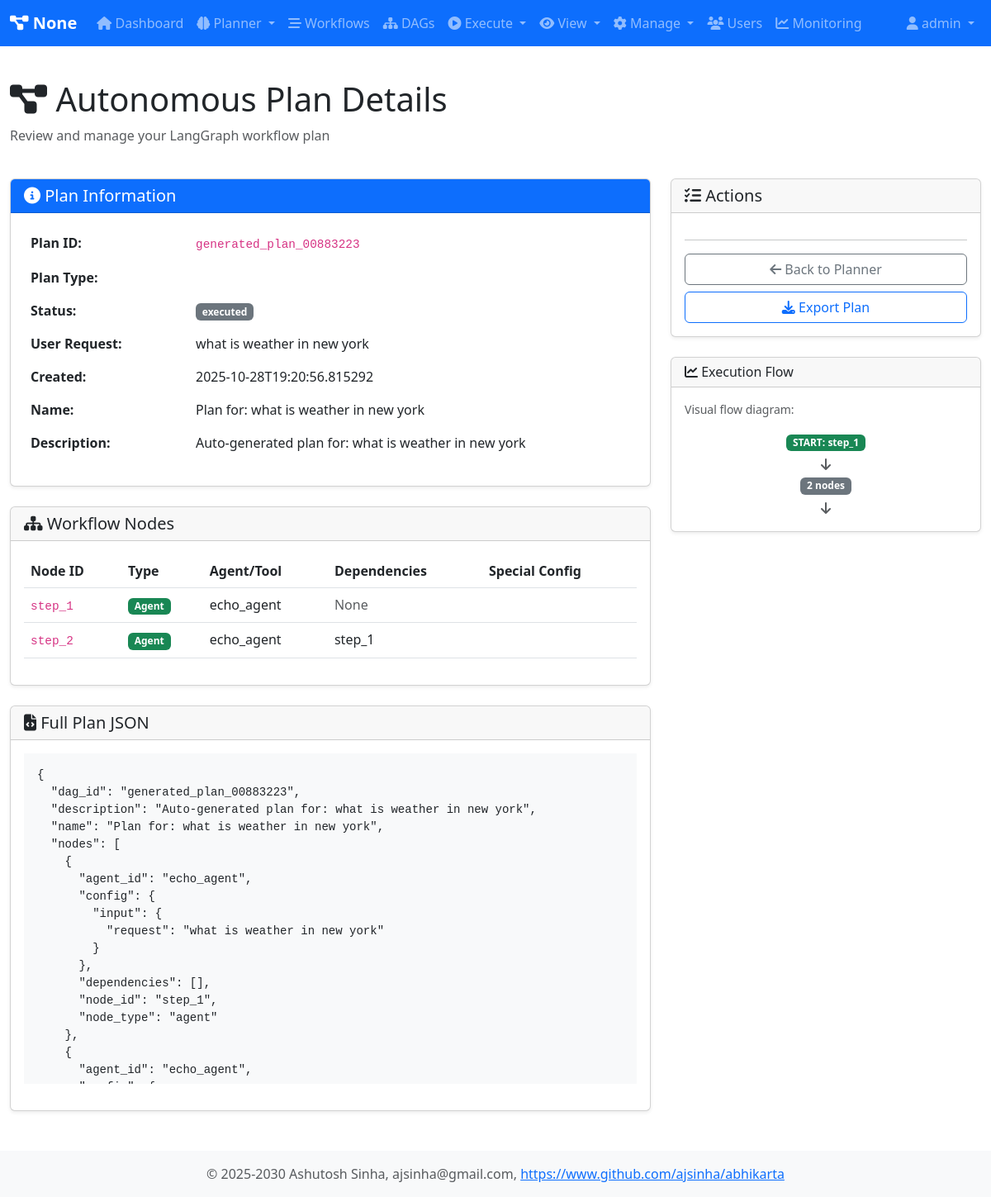
Screenshot of /lgraph/plan/generated_plan_00883223 (signed in) with the database file from the repository.
### tables this page shows
CREATE TABLE plans (
            plan_id TEXT PRIMARY KEY,
            user_id TEXT NOT NULL,
            request TEXT,
            plan_json TEXT,
            status TEXT DEFAULT 'pending_approval',
            created_at TEXT DEFAULT CURRENT_TIMESTAMP,
            approved_at TEXT,
            rejected_at TEXT,
            rejection_reason TEXT
        );

### routes/lgraph_planner_routes.py (the view)
        @self.app.route('/lgraph/plan/<plan_id>')
        @self.login_required
        def lgraph_plan_detail(plan_id):
            from workflows.lgraph.lgraph_planner import LangGraphPlanner as LGraphPlanner
            user = self.user_registry.get_user(session['user_id'])
            user_id = session.get('user_id', 'demo_user')
            try:
                planner = LGraphPlanner()
                plan = planner.get_plan(plan_id)
                if not plan:
                    flash('Plan not found', 'danger')
                    return redirect(url_for('lgraph_planner_page'))
                if plan.get('user_id') != user_id:
                    flash('Unauthorized access to plan', 'danger')
                    return redirect(url_for('lgraph_planner_page'))
            except Exception as e:
                flash(f'Error loading plan: {str(e)}', 'danger')
                return redirect(url_for('lgraph_planner_page'))
            return render_template('lgraph_plan_detail.html', user=user, plan=plan)

### core/user_registry.py (called while the page is built)
    def is_admin(self) -> bool:
        return self.role == 'admin'

    def get_user(self, user_id: str) -> Optional[User]:
        return self._users.get(user_id)

### db/database.py (called while the page is built)
def get_db() -> Database:
    global _db_instance
    if _db_instance is None:
        _db_instance = Database(db_type='sqlite', db_path='/home/ashutosh/PycharmProjects/abhikarta/data/abhikarta.db')
        _db_instance.initialize_schema()
    return _db_instance

    @contextmanager
    def get_connection(self):
        conn = None
        try:
            if self.db_type == 'sqlite':
                conn = sqlite3.connect(self.db_path)
                conn.row_factory = sqlite3.Row
            elif self.db_type == 'postgresql':
                import psycopg2
                import psycopg2.extras
                conn = psycopg2.connect(**self.pg_params)
                conn.cursor_factory = psycopg2.extras.RealDictCursor
            yield conn
            conn.commit()
        except Exception as e:
            if conn:
                conn.rollback()
            raise e
        finally:
            if conn:
                conn.close()

    def fetchone(self, query: str, params: Tuple = ()) -> Optional[Dict[str, Any]]:
        with self.get_connection() as conn:
            cursor = conn.cursor()
            cursor.execute(query, params)
            row = cursor.fetchone()
            return dict(row) if row else None

### llm/llm_facade.py (called while the page is built)
    def get_config(self) -> Dict[str, Any]:
        with self._lock:
            return self.config.copy()

    def get_provider_config(self, provider: str) -> Optional[Dict[str, Any]]:
        with self._lock:
            return self.config.get('providers', {}).get(provider)

    def get_model_config(self, provider: str, model: str) -> Optional[Dict[str, Any]]:
        provider_config = self.get_provider_config(provider)
        if provider_config:
            return provider_config.get('models', {}).get(model)
        return None

    def get_default_provider_model(self) -> tuple[str, str]:
        config = self.get_config()
        return (
            config.get('default_provider', 'mock'),
            config.get('default_model', 'mock-llm')
        )

### routes/auth_routes.py (called while the page is built)
    def login_required(self, f):
        @wraps(f)
        def decorated_function(*args, **kwargs):
            if 'user_id' not in session:
                return redirect(url_for('login'))
            return f(*args, **kwargs)
        return decorated_function

### web/templates/lgraph_plan_detail.html (shortened to what this page needs)
{% extends "base.html" %}
{% block content %}
<div class="row mb-4">
    <div class="col">
        <h1><i class="fas fa-project-diagram"></i> Autonomous Plan Details</h1>
        <p class="text-muted">Review and manage your LangGraph workflow plan</p>
    </div>
</div>
<div class="row">
    <div class="col-md-8">
        <div class="card">
            <div class="card-header bg-primary text-white">
                <h5 class="mb-0"><i class="fas fa-info-circle"></i> Plan Information</h5>
            </div>
            <div class="card-body">
                <table class="table table-borderless">
                    <tr>
                        <th style="width: 200px;">Plan ID:</th>
                        <td><code>{{ plan.plan_id }}</code></td>
                    </tr>
                    <tr>
                        <th>Plan Type:</th>
                        <td>
                        </td>
                    </tr>
                    <tr>
                        <th>Status:</th>
                        <td>
                            {% if plan.status == 'pending_approval' %}
                            <span class="badge bg-warning">Pending Approval</span>
                            {% elif plan.status == 'approved' %}
                            <span class="badge bg-success">Approved</span>
                            {% elif plan.status == 'rejected' %}
                            <span class="badge bg-danger">Rejected</span>
                            {% elif plan.status == 'executing' %}
                            <span class="badge bg-primary">Executing</span>
                            {% elif plan.status == 'completed' %}
                            <span class="badge bg-success">Completed</span>
                            {% else %}
                            <span class="badge bg-secondary">{{ plan.status }}</span>
                            {% endif %}
                        </td>
                    </tr>
                    <tr>
                        <th>User Request:</th>
                        <td>{{ plan.user_request }}</td>
                    </tr>
                    <tr>
                        <th>Created:</th>
                        <td>{{ plan.created_at }}</td>
                    </tr>
                    {% if plan.plan.name %}
                    <tr>
                        <th>Name:</th>
                        <td>{{ plan.plan.name }}</td>
                    </tr>
                    {% endif %}
                    {% if plan.plan.description %}
                    <tr>
                        <th>Description:</th>
                        <td>{{ plan.plan.description }}</td>
                    </tr>
                    {% endif %}
                </table>
            </div>
        </div>
        <div class="card mt-3">
            <div class="card-header">
                <h5 class="mb-0"><i class="fas fa-sitemap"></i> Workflow Nodes</h5>
            </div>
            <div class="card-body">
                <div class="table-responsive">
                    <table class="table table-hover">
                        <thead>
                            <tr>
                                <th>Node ID</th>
                                <th>Type</th>
                                <th>Agent/Tool</th>
                                <th>Dependencies</th>
                                <th>Special Config</th>
                            </tr>
                        </thead>
                        <tbody>
                            {% for node in plan.plan.nodes %}
                            <tr>
                                <td><code>{{ node.node_id }}</code></td>
                                <td>
                                    {% if node.node_type == 'supervisor' %}
                                    <span class="badge bg-primary">Supervisor</span>
                                    {% elif node.node_type == 'hitl' %}
                                    <span class="badge bg-warning">HITL</span>
                                    {% elif node.node_type == 'conditional' %}
                                    <span class="badge bg-info">Conditional</span>
                                    {% elif node.node_type == 'agent' %}
                                    <span class="badge bg-success">Agent</span>
                                    {% elif node.node_type == 'tool' %}
                                    <span class="badge bg-secondary">Tool</span>
                                    {% endif %}
                                </td>
                                <td>
                                    {{ node.agent_id or node.tool_name or '-' }}
                                </td>
                                <td>
                                    {% if node.dependencies %}
                                    {{ node.dependencies | join(', ') }}
                                    {% else %}
                                    <span class="text-muted">None</span>
                                    {% endif %}
                                </td>
                                <td>
                                </td>
                            </tr>
                            {% endfor %}
                        </tbody>
                    </table>
                </div>
            </div>
        </div>
        <div class="card mt-3">
            <div class="card-header">
                <h5 class="mb-0"><i class="fas fa-file-code"></i> Full Plan JSON</h5>
            </div>
            <div class="card-body">
                <pre class="bg-light p-3" style="max-height: 400px; overflow-y: auto;"><code>{{ plan.plan | tojson(indent=2) }}</code></pre>
            </div>
        </div>
    </div>
    <div class="col-md-4">
        <div class="card">
            <div class="card-header">
                <h5 class="mb-0"><i class="fas fa-tasks"></i> Actions</h5>
            </div>
            <div class="card-body">
                <hr>
                <div class="d-grid gap-2">
                    <a href="{{ url_for('lgraph_planner_page') }}" class="btn btn-outline-secondary">
                        <i class="fas fa-arrow-left"></i> Back to Planner
                    </a>
                    <button class="btn btn-outline-primary" onclick="exportPlan()">
                        <i class="fas fa-download"></i> Export Plan
                    </button>
                </div>
            </div>
        </div>
        <div class="card mt-3">
            <div class="card-header">
                <h6 class="mb-0"><i class="fas fa-chart-line"></i> Execution Flow</h6>
            </div>
            <div class="card-body">
                <p class="text-muted small">Visual flow diagram:</p>
                <div class="text-center">
                    {% for node_id in plan.plan.start_nodes %}
                    <div class="badge bg-success mb-1">START: {{ node_id }}</div><br>
                    {% endfor %}
                    <i class="fas fa-arrow-down text-muted"></i><br>
                    <div class="badge bg-secondary mb-1">{{ plan.plan.nodes | length }} nodes</div><br>
                    <i class="fas fa-arrow-down text-muted"></i><br>
                </div>
            </div>
        </div>
    </div>
</div>
{% endblock %}

### web/templates/base.html (shortened to what this page needs)
<!DOCTYPE html>
<html lang="en">
<head>
    <link href="https://cdn.jsdelivr.net/npm/bootstrap@5.3.0/dist/css/bootstrap.min.css" rel="stylesheet">
    <link rel="stylesheet" href="https://cdnjs.cloudflare.com/ajax/libs/font-awesome/6.4.0/css/all.min.css">
    <link href="{{ url_for('static', filename='css/style.css') }}" rel="stylesheet">
</head>
<body>
    {% if user %}
    <nav class="navbar navbar-expand-lg navbar-dark bg-primary">
        <div class="container-fluid">
            <a class="navbar-brand" href="{{ url_for('dashboard') }}">
                <i class="fas fa-project-diagram"></i> {{ system_name }}
            </a>
            <div class="collapse navbar-collapse" id="navbarNav">
                <ul class="navbar-nav me-auto">
                    <li class="nav-item">
                        <a class="nav-link" href="{{ url_for('dashboard') }}">
                            <i class="fas fa-home"></i> Dashboard
                        </a>
                    </li>
                    <li class="nav-item dropdown">
                        <a class="nav-link dropdown-toggle" href="#" id="plannerDropdown" role="button" data-bs-toggle="dropdown">
                            <i class="fas fa-brain"></i> Planner
                        </a>
                    </li>
                    <li class="nav-item">
                        <a class="nav-link" href="{{ url_for('workflows') }}">
                            <i class="fas fa-stream"></i> Workflows
                        </a>
                    </li>
                    <li class="nav-item">
                        <a class="nav-link" href="{{ url_for('dags') }}">
                            <i class="fas fa-sitemap"></i> DAGs
                        </a>
                    </li>
                    <li class="nav-item dropdown">
                        <a class="nav-link dropdown-toggle" href="#" id="executeDropdown" role="button" data-bs-toggle="dropdown">
                            <i class="fas fa-play-circle"></i> Execute
                        </a>
                    </li>
                    <li class="nav-item dropdown">
                        <a class="nav-link dropdown-toggle" href="#" id="viewDropdown" role="button" data-bs-toggle="dropdown">
                            <i class="fas fa-eye"></i> View
                        </a>
                    </li>
                    <li class="nav-item dropdown">
                        <a class="nav-link dropdown-toggle" href="#" id="manageDropdown" role="button" data-bs-toggle="dropdown">
                            <i class="fas fa-cog"></i> Manage
                        </a>
                    </li>
                    {% if user.is_admin() %}
                    <li class="nav-item">
                        <a class="nav-link" href="{{ url_for('users') }}">
                            <i class="fas fa-users"></i> Users
                        </a>
                    </li>
                    <li class="nav-item">
                        <a class="nav-link" href="{{ url_for('monitoring_dashboard') }}">
                            <i class="fas fa-chart-line"></i> Monitoring
                        </a>
                    </li>
                    {% endif %}
                </ul>
                <ul class="navbar-nav">
                    <li class="nav-item dropdown">
                        <a class="nav-link dropdown-toggle" href="#" id="userDropdown" role="button" data-bs-toggle="dropdown">
                            <i class="fas fa-user"></i> {{ user.username }}
                        </a>
                    </li>
                </ul>
            </div>
        </div>
    </nav>
    {% endif %}
    <main class="container-fluid py-4">
        {% block content %}{% endblock %}
    </main>
    <footer class="footer mt-auto py-3 bg-light">
        <div class="container text-center">
            <span class="text-muted">© 2025-2030 Ashutosh Sinha, ajsinha@gmail.com,
                <a href="https://www.github.com/ajsinha/abhikarta" target="_blank">https://www.github.com/ajsinha/abhikarta</a>
            </span>
        </div>
    </footer>
</body>
</html>

### web/static/css/style.css (style rules this page uses)
body { min-height: 100vh; display: flex; flex-direction: column; }
main { flex: 1; }
.footer { margin-top: auto; }
.card { margin-bottom: 1.5rem; box-shadow: 0 0.125rem 0.25rem rgba(0,0,0,.075); }
code { font-size: 90%; }
.navbar-brand { font-weight: bold; }

### rows the page displays
plans: username "admin", plan_id "generated_plan_00883223", status "executed", user_request "what is weather in new york", created_at "2025-10-28T19:20:56.815292"

### other values shown
{{ system_name }} "None"
{{ plan.plan.name }} "Plan for: what is weather in new york"
{{ plan.plan.description }} "Auto-generated plan for: what is weather in new york"
{{ node.node_id }} "step_1" "step_2"
{{ node.agent_id or node.tool_name or '-' }} "echo_agent" "echo_agent"
{{ node.dependencies | join(', ') }} "step_1"
{{ node_id }} "step_1"
{{ plan.plan.nodes | length }} "2"
